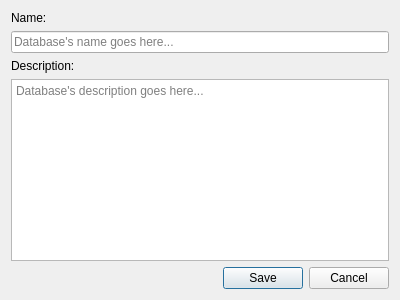
<?xml version="1.0" encoding="UTF-8"?>
<ui version="4.0">
 <class>PicsouDBEditor</class>
 <widget class="QWidget" name="PicsouDBEditor">
  <property name="geometry">
   <rect>
    <x>0</x>
    <y>0</y>
    <width>400</width>
    <height>300</height>
   </rect>
  </property>
  <property name="windowTitle">
   <string>Form</string>
  </property>
  <layout class="QVBoxLayout" name="verticalLayout">
   <item>
    <widget class="QLabel" name="name_label">
     <property name="text">
      <string>Name:</string>
     </property>
    </widget>
   </item>
   <item>
    <widget class="QLineEdit" name="name">
     <property name="placeholderText">
      <string>Database's name goes here...</string>
     </property>
    </widget>
   </item>
   <item>
    <widget class="QLabel" name="description_label">
     <property name="text">
      <string>Description:</string>
     </property>
    </widget>
   </item>
   <item>
    <widget class="QPlainTextEdit" name="description">
     <property name="placeholderText">
      <string>Database's description goes here...</string>
     </property>
    </widget>
   </item>
   <item>
    <widget class="QDialogButtonBox" name="buttons">
     <property name="standardButtons">
      <set>QDialogButtonBox::Cancel|QDialogButtonBox::Save</set>
     </property>
    </widget>
   </item>
  </layout>
 </widget>
 <resources/>
 <connections/>
</ui>
